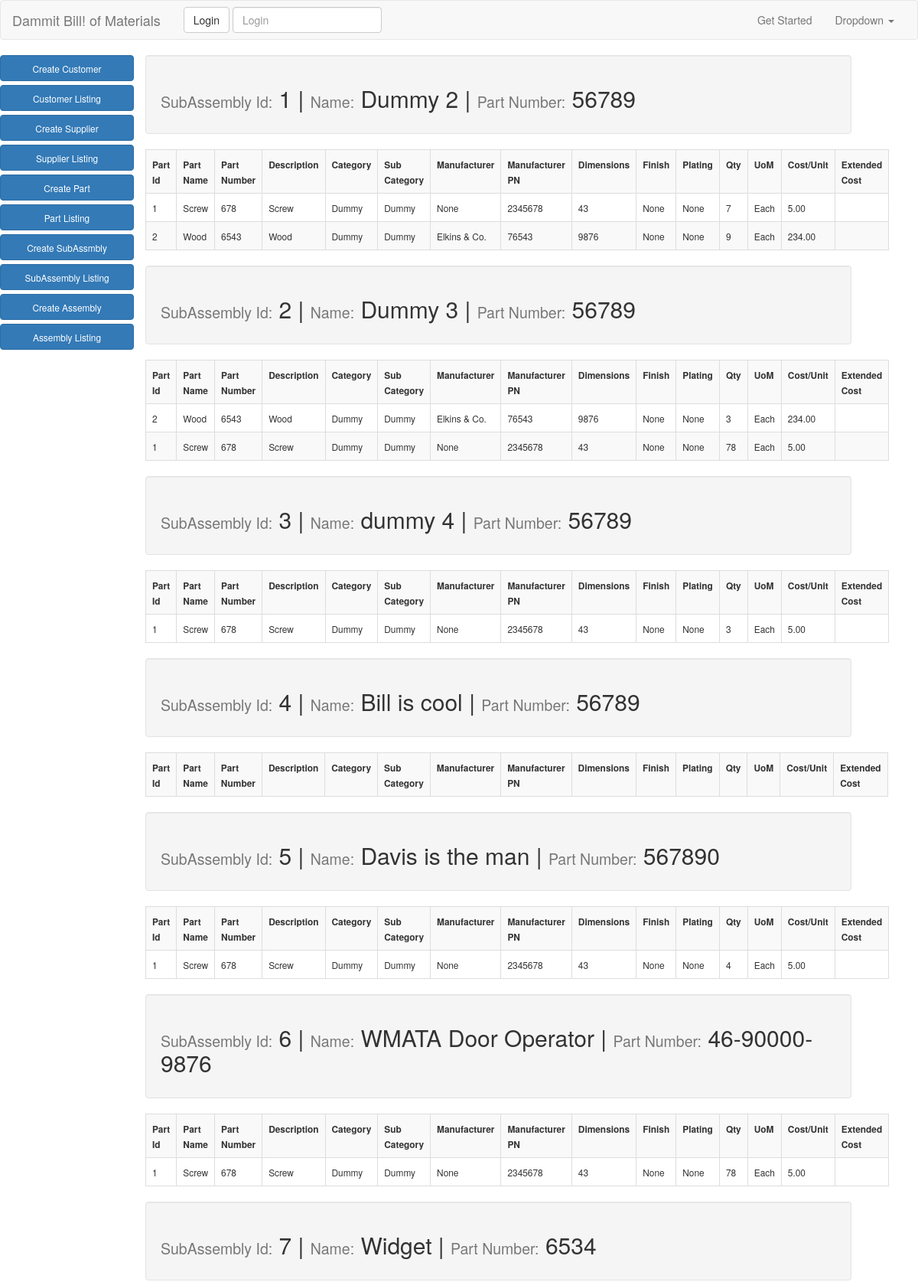
/subassembly_list/ (upper part), run on the app's committed database.
### app/models.py (models this page shows, shortened)
class SubAssembly(models.Model):
    sub_assembly_name = models.CharField(max_length=50)
    sub_assembly_number = models.CharField(max_length=50)
    description = models.CharField(max_length=50, null=True, blank=True)
    category = models.ForeignKey(Category, null=True, blank=True)
    sub_category = models.ForeignKey(SubCategory, null=True, blank=True)
    mfg_supplier = models.ForeignKey('app.Supplier', null=True, blank=True)
    mfg_supplier_pn = models.CharField(max_length=50, null=True, blank=True)
    finish = models.ForeignKey('app.FinishTable', null=True, blank=True)
    plating = models.ForeignKey('app.PlatingTable', null=True, blank=True)
    subassembly_cost = models.DecimalField(max_digits=10, decimal_places=2, null=True, blank=True)
    notes = models.TextField(null=True, blank=True)
    cad_file = models.FileField(upload_to="cad_files", null=True, blank=True)

class SubAssemblyQuantity(models.Model):
    part = models.ForeignKey(Part)
    quantity = models.IntegerField()
    assembly = models.ForeignKey('app.SubAssembly')

class Part(models.Model):
    part_name = models.CharField(max_length=50)
    part_number = models.CharField(max_length=50)
    description = models.CharField(max_length=50)
    category = models.ForeignKey(Category)
    sub_category = models.ForeignKey(SubCategory)
    manufacturer = models.ForeignKey('app.Supplier', null=True, blank=True)
    manufacturer_pn = models.CharField(max_length=50, null=True, blank=True)
    dimensions = models.CharField(max_length=50)
    finish = models.ForeignKey('app.FinishTable', null=True, blank=True)
    plating = models.ForeignKey('app.PlatingTable', null=True, blank=True)
    uom = models.CharField(max_length=15)
    unit_cost = models.DecimalField(max_digits=10, decimal_places=2)
    part_url = models.URLField(null=True, blank=True)
    notes = models.TextField(null=True, blank=True)
    cad_file = models.FileField(upload_to="cad_file", null=True, blank=True)
    image = models.ImageField(upload_to="image_files", null=True, blank=True, verbose_name="Part Image")

class Category(models.Model):
    category = models.CharField(max_length=30)
    def __str__(self):
        return self.category

class SubCategory(models.Model):
    category = models.ForeignKey(Category)
    subcategory = models.CharField(max_length=30)
    def __str__(self):
        return self.subcategory

class Supplier(models.Model):
    name = models.CharField(max_length=50)
    contact = models.CharField(max_length=25, null=True, blank=True)
    phone = models.IntegerField(null=True, blank=True)
    email = models.EmailField(null=True, blank=True)
    website = models.URLField(null=True, blank=True)
    def __str__(self):
        return self.name

### app/views.py (the view)
# urls.py: url(r'^subassembly_list/$', SubAssemblyListView.as_view(), name="subassembly_list_view"),
class SubAssemblyListView(ListView):
    model = SubAssembly
    template_name = "app/subassembly_list.html"
    def get_queryset(self):
        return self.model.objects.all()
    def get_context_data(self, **kwargs):
        context = super().get_context_data(**kwargs)
        context['subassembly'] = SubAssembly.objects.all()
        return context

### templates/app/subassembly_list.html
{% extends "base.html" %}
{% block content %}
<div class="row">
<nav>
    <div class="col-md-2">
      <a href="{% url 'create_customer_view' %}" type="button" class="btn btn-primary btn-block"><small>Create Customer</small></a>
      <a href="{% url 'customer_list_view' %}" type="button" class="btn btn-primary btn-block"><small>Customer Listing</small></a>
      <a href="{% url 'create_supplier_view' %}" type="button" class="btn btn-primary btn-block"><small>Create Supplier</small></a>
      <a href="{% url 'supplier_list_view' %}" type="button" class="btn btn-primary btn-block"><small>Supplier Listing</small></a>
      <a href="{% url 'create_part_view' %}" type="button" class="btn btn-primary btn-block"><small>Create Part</small></a>
      <a href="{% url 'part_list_view' %}" type="button" class="btn btn-primary btn-block"><small>Part Listing</small></a>
      <a href="{% url 'create_subassembly_view' %}" type="button" class="btn btn-primary btn-block"><small>Create SubAssmbly</small></a>
      <a href="{% url 'subassembly_list_view' %}" type="button" class="btn btn-primary btn-block"><small>SubAssembly Listing</small></a>
      <a href="{% url 'create_assembly_view' %}" type="button" class="btn btn-primary btn-block"><small>Create Assembly</small></a>
      <a href="{% url 'assembly_list_view' %}" type="button" class="btn btn-primary btn-block"><small>Assembly Listing</small></a>
    </div>
</nav>
  <div class="col-md-9">
{% for object in object_list %}
  <div class="row">
    <div class="col-md-12 well">
      <h2><small>SubAssembly Id:</small> {{object.id}}  |  <small>Name:</small> {{object.sub_assembly_name}}  |  <small>Part Number:</small> {{object.sub_assembly_number}}</h2>
    </div>
    <table class="table table-striped table-bordered table-hover">
        <tr>
          <th><small>Part Id</small></th>
          <th><small>Part Name</small></th>
          <th><small>Part Number</small></th>
          <th><small>Description</small></th>
          <th><small>Category</small></th>
          <th><small>Sub Category</small></th>
          <th><small>Manufacturer</small></th>
          <th><small>Manufacturer PN</small></th>
          <th><small>Dimensions</small></th>
          <th><small>Finish</small></th>
          <th><small>Plating</small></th>
          <th><small>Qty</small></th>
          <th><small>UoM</small></th>
          <th><small>Cost/Unit</small></th>
          <th><small>Extended Cost</small></th>
        </tr>
        {% for part in object.subassemblyquantity_set.all %}
          <tr>
          <td><small>{{part.part.pk}}</small></td>
          <td><small>{{part.part.part_name}}</small></td>
          <td><small>{{part.part.part_number}}</small></td>
          <td><small>{{part.part.description}}</small></td>
          <td><small>{{part.part.category}}</small></td>
          <td><small>{{part.part.sub_category}}</small></td>
          <td><small>{{part.part.manufacturer}}</small></td>
          <td><small>{{part.part.manufacturer_pn}}</small></td>
          <td><small>{{part.part.dimensions}}</small></td>
          <td><small>{{part.part.finish}}</small></td>
          <td><small>{{part.part.plating}}</small></td>
          <td><small>{{part.quantity}}</small></td>
          <td><small>{{part.part.uom}}</small></td>
          <td><small>{{part.part.unit_cost}}</small></td>
          <td><small></small></td>
          </tr>
          {% endfor %}
      </table>
    </div>
  {% endfor %}
</div>
</div>
{% endblock %}

### data on the page
SubAssembly: id "1", sub_assembly_name "Dummy 2", sub_assembly_number "56789"
SubAssemblyQuantity: part.pk "1", part.part_name "Screw", part.part_number "678", part.description "Screw", part.category "Dummy", part.sub_category "Dummy", part.manufacturer "None", part.manufacturer_pn "2345678", part.dimensions "43", part.finish "None", part.plating "None", quantity "7", part.uom "Each", part.unit_cost "5.00"
SubAssemblyQuantity: part.pk "2", part.part_name "Wood", part.part_number "6543", part.description "Wood", part.category "Dummy", part.sub_category "Dummy", part.manufacturer "Elkins & Co.", part.manufacturer_pn "76543", part.dimensions "9876", part.finish "None", part.plating "None", quantity "9", part.uom "Each", part.unit_cost "234.00"
SubAssembly: id "2", sub_assembly_name "Dummy 3", sub_assembly_number "56789"
SubAssemblyQuantity: part.pk "2", part.part_name "Wood", part.part_number "6543", part.description "Wood", part.category "Dummy", part.sub_category "Dummy", part.manufacturer "Elkins & Co.", part.manufacturer_pn "76543", part.dimensions "9876", part.finish "None", part.plating "None", quantity "3", part.uom "Each", part.unit_cost "234.00"
SubAssemblyQuantity: part.pk "1", part.part_name "Screw", part.part_number "678", part.description "Screw", part.category "Dummy", part.sub_category "Dummy", part.manufacturer "None", part.manufacturer_pn "2345678", part.dimensions "43", part.finish "None", part.plating "None", quantity "78", part.uom "Each", part.unit_cost "5.00"
SubAssembly: id "3", sub_assembly_name "dummy 4", sub_assembly_number "56789"
SubAssemblyQuantity: part.pk "1", part.part_name "Screw", part.part_number "678", part.description "Screw", part.category "Dummy", part.sub_category "Dummy", part.manufacturer "None", part.manufacturer_pn "2345678", part.dimensions "43", part.finish "None", part.plating "None", quantity "3", part.uom "Each", part.unit_cost "5.00"
SubAssembly: id "4", sub_assembly_name "Bill is cool", sub_assembly_number "56789"
SubAssembly: id "5", sub_assembly_name "Davis is the man", sub_assembly_number "567890"
SubAssemblyQuantity: part.pk "1", part.part_name "Screw", part.part_number "678", part.description "Screw", part.category "Dummy", part.sub_category "Dummy", part.manufacturer "None", part.manufacturer_pn "2345678", part.dimensions "43", part.finish "None", part.plating "None", quantity "4", part.uom "Each", part.unit_cost "5.00"
SubAssembly: id "6", sub_assembly_name "WMATA Door Operator", sub_assembly_number "46-90000-9876"
SubAssemblyQuantity: part.pk "1", part.part_name "Screw", part.part_number "678", part.description "Screw", part.category "Dummy", part.sub_category "Dummy", part.manufacturer "None", part.manufacturer_pn "2345678", part.dimensions "43", part.finish "None", part.plating "None", quantity "78", part.uom "Each", part.unit_cost "5.00"
SubAssembly: id "7", sub_assembly_name "Widget", sub_assembly_number "6534"
